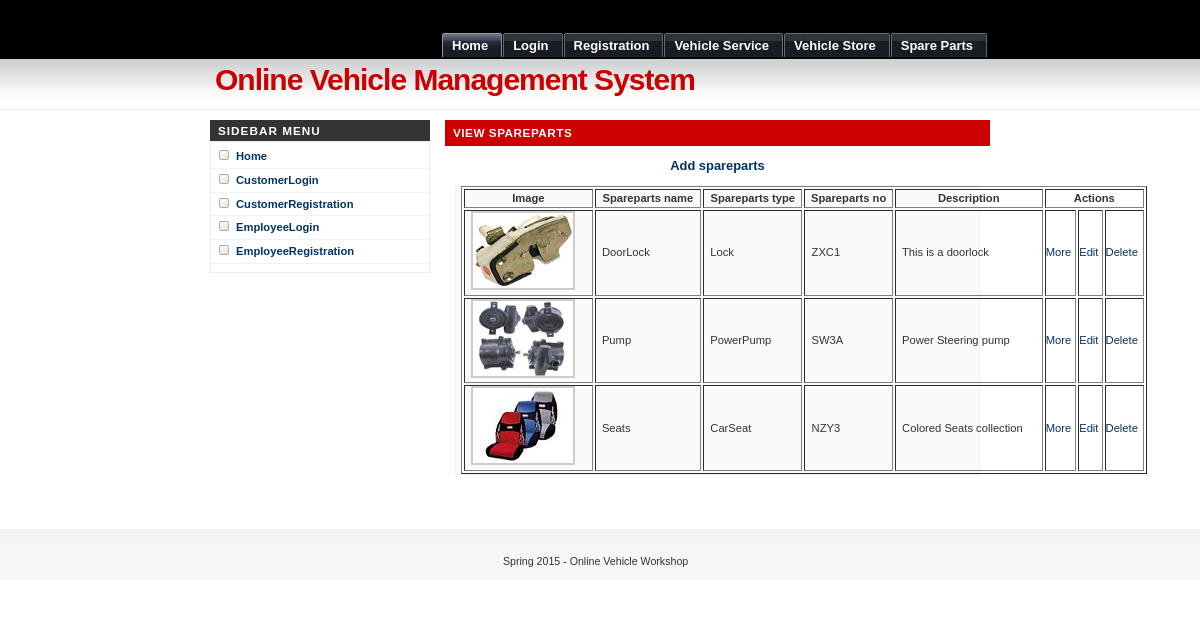
Page /viewspareparts.php on the committed database.
### tables this page shows
CREATE TABLE IF NOT EXISTS `spareparts` (
  `spid` int(10) NOT NULL AUTO_INCREMENT,
  `name` varchar(25) NOT NULL,
  `type` varchar(25) NOT NULL,
  `cost` double(10,2) NOT NULL,
  `sparepartno` varchar(25) NOT NULL,
  `description` text NOT NULL,
  `image` text NOT NULL,
  PRIMARY KEY (`spid`)
);

### viewspareparts.php (the view, shortened to what this page needs)
<?php
include("header.php");
include("sidebar.php");
$result= mysql_query("select * from spareparts");
?>
		<div id="main">
			<h1>View Spareparts</h1>
            <h3><center>
              <a href="spareparts.php">Add spareparts</a>
            </center></h3>
            <?php
if($ctins == 1)
{
	echo "<center><b>Employees account created successfully...</b></center><br>";
	echo "<center><b><a href='emplogin.php'>Click here to Login.</a></b></center>";
}
else
{
	?>
		<form id="form1" name="form1" method="post" action="">
		  <table width="686" border="1">
		    <tr>
		      <th scope="col">Image</th>
		      <th scope="col">Spareparts name</th>
		      <th scope="col">Spareparts type</th>
		      <th scope="col">Spareparts no</th>
		      <th scope="col">Description</th>
              <th width="63" scope="col" colspan="3">Actions</th>
	        </tr>
          <?php
		  while($arrrec= mysql_fetch_array($result))
		  {
		   echo" <tr>
		       <td>&nbsp; <img src='upload/$arrrec[image]' height='75' width='100'></img></td>
		      <td>&nbsp; $arrrec[name]</td>
		      <td>&nbsp; $arrrec[type]</td>
		      <td>&nbsp; $arrrec[sparepartno]</td>
		      <td>&nbsp; $arrrec[description]</td>
			  <td><a href='viewsparepartsstoremore.php?sparepartid=$arrrec[spid]'>More</a></td><td><a href='spareparts.php?sparepartid=$arrrec[spid]'>Edit</a></td><td><a href='viewspareparts.php?sparepartid=$arrrec[spid]'>Delete</a></td>
	        </tr>";
		  }
	      ?>
          </table>
		</form>
   	<?php
	}
	?>
			<p>&nbsp;</p>
<br />
		</div>
</div>
<?php
include("footer.php");
?>

### images/Underground.css (style rules this page uses)
* { margin: 0; padding: 0; }
body { margin: 0; padding: 0; font: 70%/1.5 Verdana, Tahoma, Arial, Helvetica, sans-serif; color: #333; background: #FFF url(bg.gif) repeat-x; }
a { color: #003366; background-color: inherit; text-decoration: none; }
h1, h2, h3 { font-family: Arial, 'Trebuchet MS', Sans-Serif; font-weight: bold; color: #333; }
h1 { font-size: 120%; letter-spacing: .5px; }
h3 { font-size: 115%; color: #003366; }
img { border: 2px solid #CCC; }
h1, h2, h3, p { padding: 0; margin: 10px; }
form { margin:10px; padding: 0 5px; border: 1px solid #f2f2f2; background-color: #FAFAFA; }
#main { float: right; margin: 0; padding: 0; width: 545px; }
#main h1 { margin: 10px 0; padding: 4px 0 4px 8px; font-size: 105%; color: #FFF; text-transform: uppercase; background-color: #CC0000; letter-spacing: .5px; }

### rows in the picture
spareparts: image (picture), name "DoorLock", type "Lock", sparepartno "ZXC1", description "This is a doorlock"
spareparts: image (picture), name "Pump", type "PowerPump", sparepartno "SW3A", description "Power Steering pump"
spareparts: image (picture), name "Seats", type "CarSeat", sparepartno "NZY3", description "Colored Seats collection"
